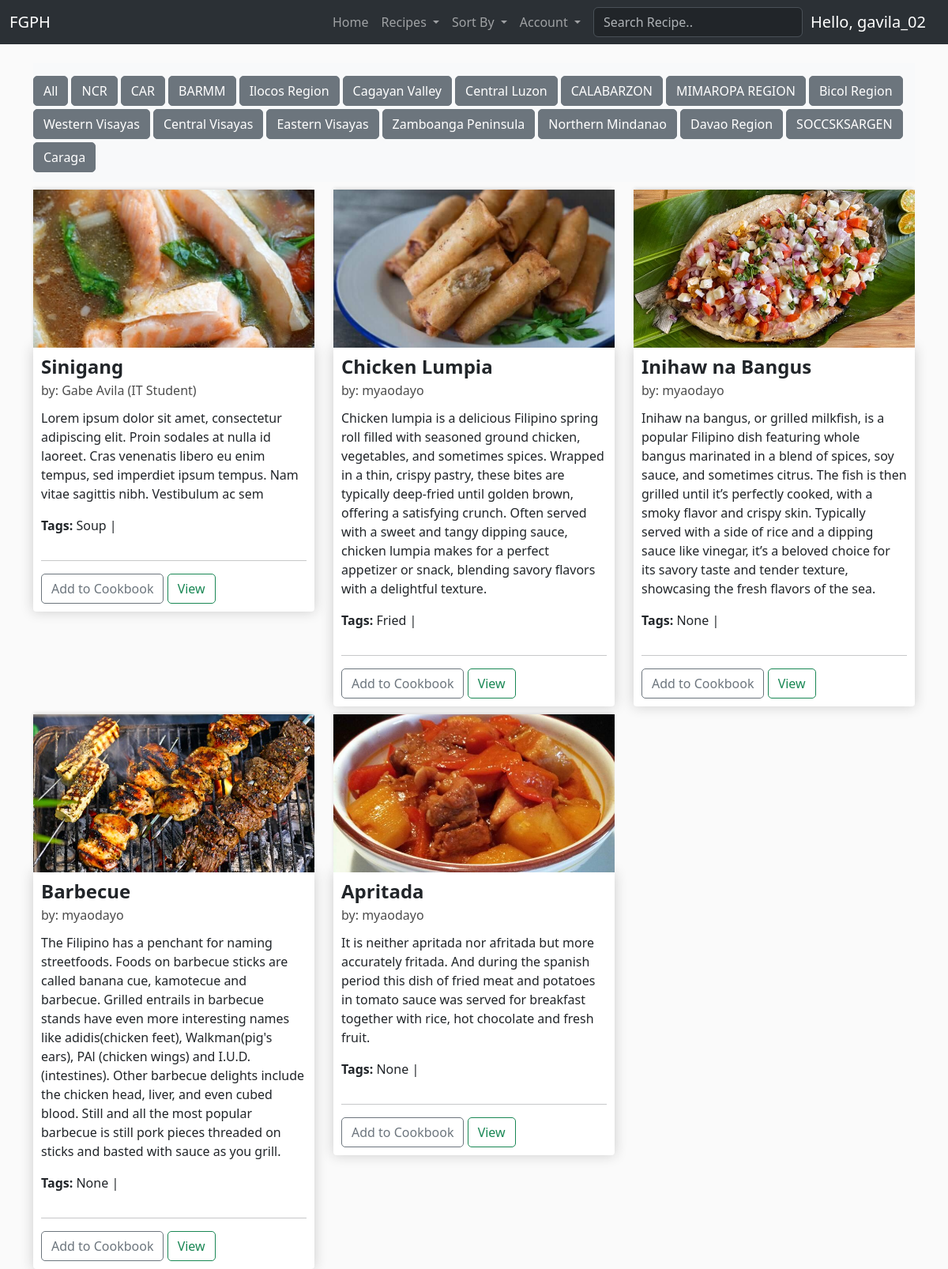
Screenshot of / (signed in) with the database file from the repository.
### FGPH/models.py (models this page shows, shortened)
class Region(models.Model):
	name = models.CharField(max_length=64, null=True)
	alias = models.CharField(max_length=64, null=True, blank=True)
	order = models.FloatField(null=True, blank=True)

class Recipe(models.Model):
	author = models.ForeignKey(RegisteredUser, null=True, on_delete=models.CASCADE, related_name='recipes')
	name = models.CharField(max_length=64)
	category = models.ForeignKey(Category, null=True, blank=True, on_delete=models.SET_NULL, related_name='recipes')
	tags = models.ManyToManyField(Tag)
	thumbnail = models.ImageField(default='placeholder.png')
	region = models.ForeignKey(Region, null=True, blank=True, on_delete=models.SET_NULL, related_name='recipes')
	description = models.CharField(max_length=500, null=True, blank=True)
	steps = models.JSONField(null=True)
	ingredients = models.JSONField(null=True)
	preparation_time = models.CharField(max_length=64, null=True, blank=True)
	serving_size = models.IntegerField(
		null=True,
		blank=True,
        validators=[
            MaxValueValidator(500),
            MinValueValidator(1)
        ]
    )
	@property
	def recipeTags(self):
		return self.tags.values_list()
	date_created = models.DateTimeField(auto_now_add=True, null=True)
	date_modified = models.DateTimeField(auto_now=True, null=True)
	@property
	def recipeSteps(self):
		return json.loads(self.steps)

class RegisteredUser(models.Model):
	user = models.OneToOneField(User, null=True, blank=True, on_delete=models.CASCADE)
	name = models.CharField(max_length=200, null=True)
	email = models.CharField(max_length=200)
	title = models.CharField(default="", max_length=200, blank=True)
	profile_pic = models.ImageField(default="pfp.png", null=True, blank=True)
	date_created = models.DateTimeField(auto_now_add=True, null=True)
	def __str__(self):
	    return str(self.name)

class Tag(models.Model):
    name = models.CharField(max_length=64, null=True)

### FGPH/views.py (the view)
# urls.py: path("", views.index, name='home'),
def index(request):
    categories = Category.objects.all()
    regions = Region.objects.all().values().order_by('order')
    cookbookAuthor = request.user.registereduser
    cookbook = Cookbook.objects.get(cookbookAuthor=cookbookAuthor)
    pks = cookbook.recipes.values_list('recipe')
    cookbookrecipes = Recipe.objects.filter(id__in=pks)
    print(cookbookrecipes)
    category = request.GET.get('category')
    region = request.GET.get('region')
    query = request.GET.get("q")
    if category:
        recipes = Recipe.objects.filter(category__name__contains=category)
    elif region:
        recipes = Recipe.objects.filter(region__name__contains=region)
    elif query:
        recipes = Recipe.objects.filter(
            Q(name__icontains=query) | Q(tags__name__icontains=query) | Q(author__name__icontains=query) |
            Q(ingredients__icontains=query)
        ).distinct()
    else:
        recipes = Recipe.objects.all()
    context = {'recipes': recipes, 'regions': regions, 'categories': categories,
               'cookbookrecipes': cookbookrecipes}
    return render(request, 'FGPH/home.html', context)

### FGPH/templatetags/get_group.py (called while the page is built)
@register.filter(name='has_group')
def has_group(user, group_name):
    return user.groups.filter(name=group_name).exists()

### FGPH/templates/FGPH/home.html
{% extends 'FGPH/template.html' %}
{% load static %}
{% block content %}
{% include 'FGPH/sections/regions.html' %}
<div class="row">
	{% for recipe in recipes %}
		<div class="col-lg-4">
			<img class="thumbnail" src="{{ recipe.thumbnail.url }}">
			<div class="box-element product">
				<h4 class="card-title"><strong>{{ recipe.name }}</strong></h4>
				<div style="display: inline-flex;">
					<h6 style="line-height: 30px; margin-left: 	0px;">by: {{ recipe.author }}</h6>
					{% if recipe.author.title %}
					<h6 style="line-height: 30px; margin-left: 	0px;">&nbsp;({{ recipe.author.title }})</h6>
					{% endif %}
				</div>
				<p style="word-wrap: break-word;" class="card-text">{{ recipe.description }}</p>
				<div style="display: inline-flex;">
					<p style="word-wrap: break-word;" class="card-text"><strong>Tags:&nbsp;</strong></p>
					{% for id, name in recipe.recipeTags %}
					<p style="word-wrap: break-word;" class="card-text">{{ name }} | &nbsp;</p>
					{% endfor %}
				</div>
				<hr>
				{% if recipe not in cookbookrecipes %}
				<button data-recipe="{{ recipe.id }}" data-action="add" class="btn btn-outline-secondary add-recipe">Add to Cookbook</button>
				{% endif %}
				<a href="{% url 'FGPH:recipe' recipe.id %}" data-recipe="{{ recipe.id }}" class="btn btn-outline-success view-recipe">View</a>
			</div>
		</div>
		{% empty %}
		<h3>No Results..</h3>
	{% endfor %}
</div>
{% endblock content %}

### FGPH/templates/FGPH/sections/navbar.html (shortened to what this page needs)
{% load get_group %}
<nav class="navbar navbar-expand-lg bg-body-tertiary" data-bs-theme="dark">
  <div class="container-fluid">
    <a class="navbar-brand" href="{% url 'FGPH:home' %}">FGPH</a>
    <div class="collapse navbar-collapse" id="navbarSupportedContent">
      <ul class="navbar-nav ms-auto me-2 mb-2 mb-lg-0">
        <li class="nav-item">
          <a class="nav-link" aria-current="page" href="{% url 'FGPH:home' %}">Home</a>
        </li>
        <li class="nav-item dropdown">
          <a class="nav-link dropdown-toggle" href="#" role="button" data-bs-toggle="dropdown" aria-expanded="false">
            Recipes
          </a>
        </li>
        <li class="nav-item dropdown">
          <a class="nav-link dropdown-toggle" href="#" role="button" data-bs-toggle="dropdown" aria-expanded="false">
            Sort By
          </a>
        </li>
        {% if request.user|has_group:"contributor" or request.user|has_group:"user" %}
        <li class="nav-item dropdown">
          <a class="nav-link dropdown-toggle" href="#" role="button" data-bs-toggle="dropdown" aria-expanded="false">
            Account
          </a>
        </li>
        {% endif %}
      </ul>
      <form action="{% url 'FGPH:home' %}" method="get">
        <input class="form-control me-2" name="q" type="text" placeholder="Search Recipe.." aria-label="Search">
      </form>
      <div style="margin-left: 10px;">
        {% if request.user.is_authenticated %}
        <a class="navbar-brand">Hello, {{ request.user.username }}</a>
        {% else %}
        <a href="{% url 'FGPH:login' %}" class="btn btn-outline-warning">Login</a>
        {% endif %}
      </div>
    </div>
  </div>
</nav>

### FGPH/templates/FGPH/sections/regions.html (shortened to what this page needs)
<nav class="navbar navbar-expand-lg bg-body-tertiary">
      <div class="collapse navbar-collapse mt-2" id="navbarText">
        <ul id="regionsList" class="nav nav-pills">
            <li class="nav-item">
              <a class="btn btn-secondary me-1 mb-1" aria-current="page" href="{% url 'FGPH:home' %}">All</a>
            </li>
            {% for region in regions %}
            <li class="nav-item">
                <a class="btn btn-secondary me-1 mb-1" data-region="{{ region.name }}" aria-current="page" href="{% url 'FGPH:home' %}?region={{ region.name }}">{{ region.name }}</a>
            </li>
            {% endfor %}
        </ul>
      </div>
  </nav>

### static/css/main.css (style rules this page uses)
body { background-color: hsl(0, 0%, 98%); }
h1,h2,h3,h4,h5,h6 { color:hsl(0, 0%, 30%); }
.box-element { box-shadow:hsl(0, 0%, 80%) 0 0 16px; background-color: #fff; border-radius: 4px; padding: 10px; }
.thumbnail { width: 100%; height: 200px; object-fit: cover; -webkit-box-shadow: -1px -3px 5px -2px rgba(214,214,214,1); -moz-box-shadow: -1px -3px 5px -2px rgba(214,214,214,1); box-shadow: -1px -3px 5px -2px rgba(214,214,214,1); }
.product { border-radius: 0 0 4px 4px; }
.col-lg-4, .col-lg-6, .col-lg-8, .col-lg-12 { margin-top: 10px; }
.btn { border-radius: 5px; }

### rows the page displays
Region: name "NCR"
Region: name "CAR"
Region: name "BARMM"
Region: name "Ilocos Region"
Region: name "Cagayan Valley"
Region: name "Central Luzon"
Region: name "CALABARZON"
Region: name "MIMAROPA REGION"
Region: name "Bicol Region"
Region: name "Western Visayas"
Region: name "Central Visayas"
Region: name "Eastern Visayas"
Region: name "Zamboanga Peninsula"
Region: name "Northern Mindanao"
Region: name "Davao Region"
Region: name "SOCCSKSARGEN"
Region: name "Caraga"
Recipe: thumbnail (picture), name "Sinigang", author "Gabe Avila", author "IT Student", description "Lorem ipsum dolor sit amet, consectetur adipiscing elit. Proin sodales at nulla id laoreet. Cras venenatis libero eu enim tempus, sed imperdiet ipsum tempus. Nam vitae sagittis nibh. Vestibulum ac sem"
Tag: recipeTags "Soup"
Recipe: thumbnail (picture), name "Chicken Lumpia", author "myaodayo", description "Chicken lumpia is a delicious Filipino spring roll filled with seasoned ground chicken, vegetables, and sometimes spices. Wrapped in a thin, crispy pastry, these bites are typically deep-fried until golden brown, offering a satisfying crunch. Often served with a sweet and tangy dipping sauce, chicken lumpia makes for a perfect appetizer or snack, blending savory flavors with a delightful texture."
Tag: recipeTags "Fried"
Recipe: thumbnail (picture), name "Inihaw na Bangus", author "myaodayo", description "Inihaw na bangus, or grilled milkfish, is a popular Filipino dish featuring whole bangus marinated in a blend of spices, soy sauce, and sometimes citrus. The fish is then grilled until it’s perfectly cooked, with a smoky flavor and crispy skin. Typically served with a side of rice and a dipping sauce like vinegar, it’s a beloved choice for its savory taste and tender texture, showcasing the fresh flavors of the sea.", recipeTags "None"
Recipe: thumbnail (picture), name "Barbecue", author "myaodayo", description "The Filipino has a penchant for naming streetfoods. Foods on barbecue sticks are called banana cue, kamotecue and barbecue. Grilled entrails in barbecue stands have even more interesting names like adidis(chicken feet), Walkman(pig's ears), PAl (chicken wings) and I.U.D. (intestines). Other barbecue delights include the chicken head, liver, and even cubed blood. Still and all the most popular barbecue is still pork pieces threaded on sticks and basted with sauce as you grill.", recipeTags "None"
Recipe: thumbnail (picture), name "Apritada", author "myaodayo", description "It is neither apritada nor afritada but more accurately fritada. And during the spanish period this dish of fried meat and potatoes in tomato sauce was served for breakfast together with rice, hot chocolate and fresh fruit.", recipeTags "None"

### other values shown
{{ request.user.username }} "gavila_02"
